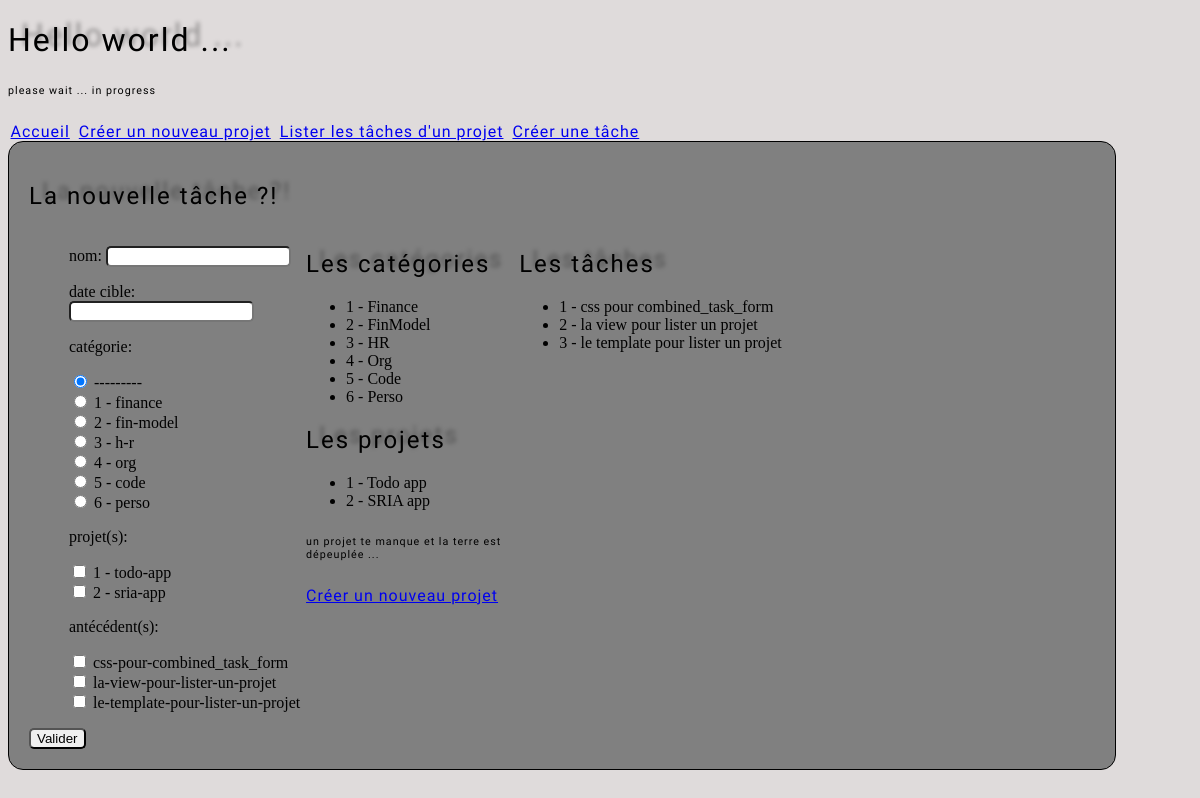
Screenshot of /task-create/ with the database file from the repository.
### todo/models.py (models this page shows, shortened)
class Category (models.Model):
  name= models.CharField(max_length=225, unique=True)
  slug= models.SlugField(max_length=225, unique=True, blank=True)
  def __str__(self):
    return f"{self.id} - {self.slug}"

class Project (models.Model):
  name= models.CharField(max_length=225, unique=True)
  slug= models.SlugField(max_length=225, unique=True, blank=True)
  target_project_date= models.DateField(default=get_default_target_date)
  def __str__(self):
    return f"{self.id} - {self.slug}"

class Task (models.Model):
  name= models.CharField(max_length=225)
  slug= models.SlugField(max_length=225, unique=True, blank=True)
  target_date= models.DateField()
  done= models.BooleanField(default=False)
  category= models.ForeignKey(Category, on_delete=models.CASCADE, related_name="tasks", null=True, blank=True)
  projects= models.ManyToManyField(Project, related_name='tasks', blank=True)
  antecedents =models.ManyToManyField('self', related_name='dependents', symmetrical=False, blank=True)
  def __str__(self):
    return self.slug

### todo/views.py (the view, shortened to what this page needs)
# urls.py: path('task-create/', TaskCreateView.as_view(), name='task-create'),
class TaskCreateView(FormView):
  template_name='todo/combined_task_form.html'
  form_class=TaskCreateForm
  success_url = reverse_lazy('index')
  def get_context_data(self, **kwargs):
    context=super().get_context_data(**kwargs)
    context['categories_list']=Category.objects.all()
    context['projects_list']=Project.objects.all()
    context['tasks_list']=Task.objects.all()
    return context

### todo/forms.py
class TaskCreateForm(forms.ModelForm):
  class Meta:
    model= Task
    fields = ['name', 'target_date', 'category', 'projects', 'antecedents']
    labels = {'name':'nom', 'target_date':'date cible', 'category':'catégorie', 'projects':'projet(s)', 'antecedents':'antécédent(s)'}
    widgets = {'category': forms.RadioSelect(), 'projects':forms.CheckboxSelectMultiple(), 'antecedents':forms.CheckboxSelectMultiple}

### todo/templates/todo/combined_task_form.html (shortened to what this page needs)
{% extends 'index.html' %} {% load static %}
{% block content %}
<div class="grid">
  <h2>La nouvelle tâche ?!</h2>
  <div class="grid-container">
    <form method="post">
      <ul>
        {{ form.as_p }}
      </ul>
      <button type="submit">Valider</button>
    </form>
    <div class="sub-grid-container">
      <h2>Les catégories</h2>
      <ul>
        {% for object in categories_list %}
        <li>{{ object.id }} - {{ object.name }}</li>
        {% endfor %}
      </ul>
      <h2>Les projets</h2>
      <ul>
        {% for object in projects_list %}
        <li>{{ object.id }} - {{ object.name }}</li>
        {% endfor %}
      </ul>
      <h6>un projet te manque et la terre est dépeuplée ...</h6>
      <a href="{% url 'project-create' %}">Créer un nouveau projet</a>
    </div>
    <div class="sub-grid-container">
      <h2>Les tâches</h2>
      <ul>
        {% for object in tasks_list %}
        <li>{{ object.id }} - {{ object.name }}</li>
        {% endfor %}
      </ul>
    </div>
  </div>
</div>
{% endblock %}

### todo/static/todo/style.css (style rules this page uses)
body { background-color: rgb(223, 219, 219); }
a, h6 { letter-spacing: 1px; font-family: "Creepster", "Times New Roman", Times, serif; font-weight: 50; font-style: normal; }
h2 { letter-spacing: 2px; text-shadow: 13px -5px 4px #00000057; font-family: "Creepster", "Times New Roman", Times, serif; font-weight: 200; font-style: normal; }
input, button { border-radius: 5px; }
.grid-container { display: grid; grid-template-columns: 26% 20% 54%; }

### rows the page displays
Category: id "1", name "Finance"
Category: id "2", name "FinModel"
Category: id "3", name "HR"
Category: id "4", name "Org"
Category: id "5", name "Code"
Category: id "6", name "Perso"
Project: id "1", name "Todo app"
Project: id "2", name "SRIA app"
Task: id "1", name "css pour combined_task_form"
Task: id "2", name "la view pour lister un projet"
Task: id "3", name "le template pour lister un projet"
